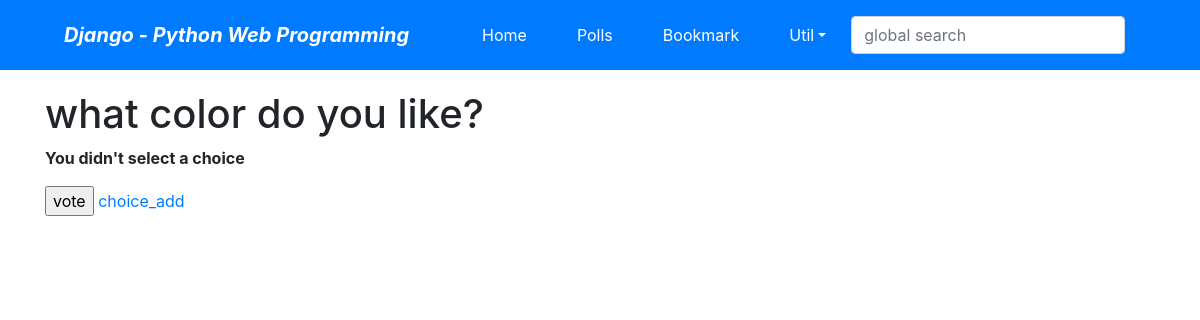
The page /polls/1/vote/ on the database as committed earlier.
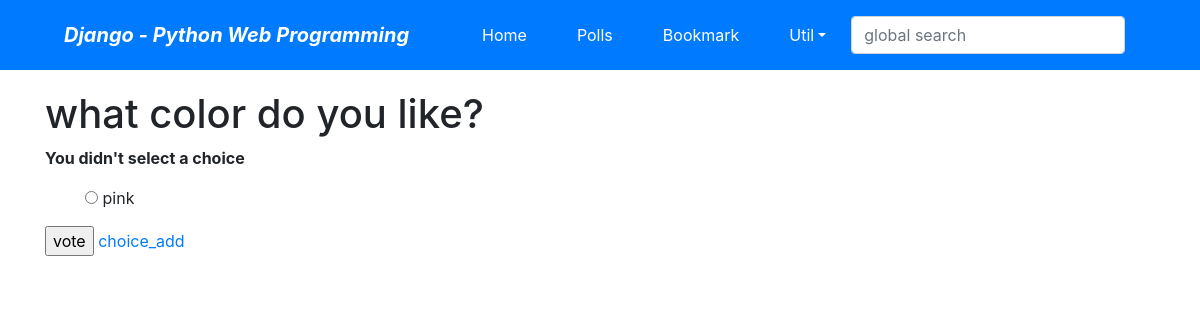
The same page on the database as committed later.
### polls/models.py (models this page shows, shortened)
class Choice(models.Model):
    choice_text = models.CharField(max_length=200)
    votes = models.IntegerField(default=0)
    question_id = models.ForeignKey(Question, on_delete=models.CASCADE)

### polls/views.py (the view)
# urls.py: path('<int:question_id>/vote/', views.vote, name='vote'),
def vote(request, question_id):
    question = get_object_or_404(Question, pk=question_id)
    try:
        selected_choice = question.choice_set.get(pk=request.POST['select'])
    except(KeyError, Choice.DoesNotExist):
        return render(request, 'polls/detail.html', {
            'question': question,
            'error_message': "You didn't select a choice"
        })
    else:
        selected_choice.votes +=1
        selected_choice.save()
    return HttpResponseRedirect(reverse('polls:result', args=(question.id,)))

### polls/templates/polls/detail.html (shortened to what this page needs)
{% extends 'base.html' %}
{% block content %}
<h1>{{ question.question_text }}</h1>
{% if error_message %}<p><strong>{{ error_message }}</strong></p>{% endif %}
<form action="{% url 'polls:vote' question.id %}" method="post">
<ul>
    {% for choice in question.choice_set.all %}
    <input type="radio" id="choice{{ forloop.count }}" name="select" value="{{ choice.id }}">
    <lable for="choice{{ forloop.counter }}">{{ choice.choice_text }}</lable><br>
    {% endfor %}
</ul>
    <input type="submit" value="vote">
    <a href="{% url 'polls:choice_add' %}">choice_add</a>
</form>
{% endblock %}

Rows that differ between the two databases and show on the page:
added Choice: choice_text "pink"
